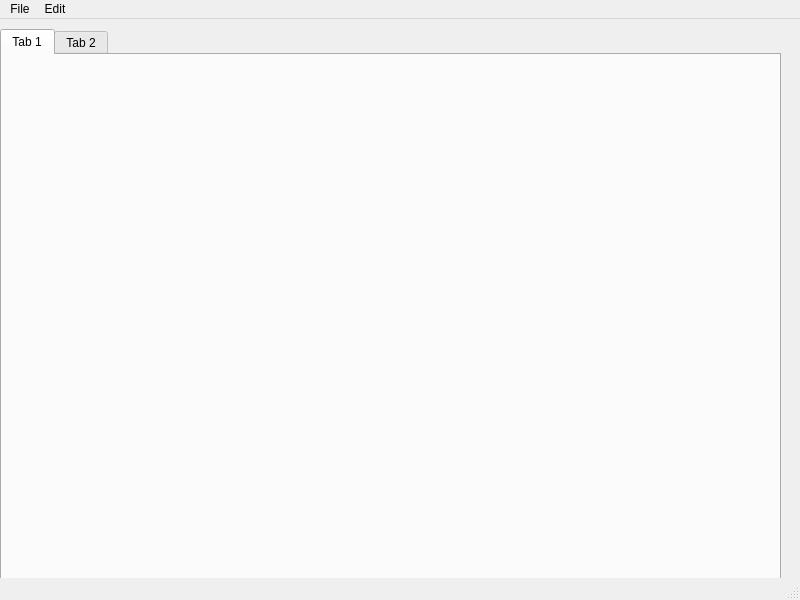
<?xml version="1.0" encoding="UTF-8"?>
<ui version="4.0">
 <class>MainWindow</class>
 <widget class="QMainWindow" name="MainWindow">
  <property name="geometry">
   <rect>
    <x>0</x>
    <y>0</y>
    <width>800</width>
    <height>600</height>
   </rect>
  </property>
  <property name="windowTitle">
   <string>MainWindow</string>
  </property>
  <widget class="QWidget" name="centralwidget">
   <widget class="QTabWidget" name="tabWidget">
    <property name="geometry">
     <rect>
      <x>0</x>
      <y>10</y>
      <width>781</width>
      <height>551</height>
     </rect>
    </property>
    <property name="currentIndex">
     <number>0</number>
    </property>
    <widget class="QWidget" name="tab">
     <attribute name="title">
      <string>Tab 1</string>
     </attribute>
    </widget>
    <widget class="QWidget" name="tab_2">
     <attribute name="title">
      <string>Tab 2</string>
     </attribute>
    </widget>
   </widget>
  </widget>
  <widget class="QMenuBar" name="menubar">
   <property name="geometry">
    <rect>
     <x>0</x>
     <y>0</y>
     <width>800</width>
     <height>18</height>
    </rect>
   </property>
   <widget class="QMenu" name="menuFile">
    <property name="title">
     <string>File</string>
    </property>
    <addaction name="actionoption_1"/>
   </widget>
   <widget class="QMenu" name="menuEdit">
    <property name="title">
     <string>Edit</string>
    </property>
   </widget>
   <addaction name="menuFile"/>
   <addaction name="menuEdit"/>
  </widget>
  <widget class="QStatusBar" name="statusbar"/>
  <action name="actionoption_1">
   <property name="text">
    <string>option 1</string>
   </property>
  </action>
 </widget>
 <resources/>
 <connections/>
</ui>
